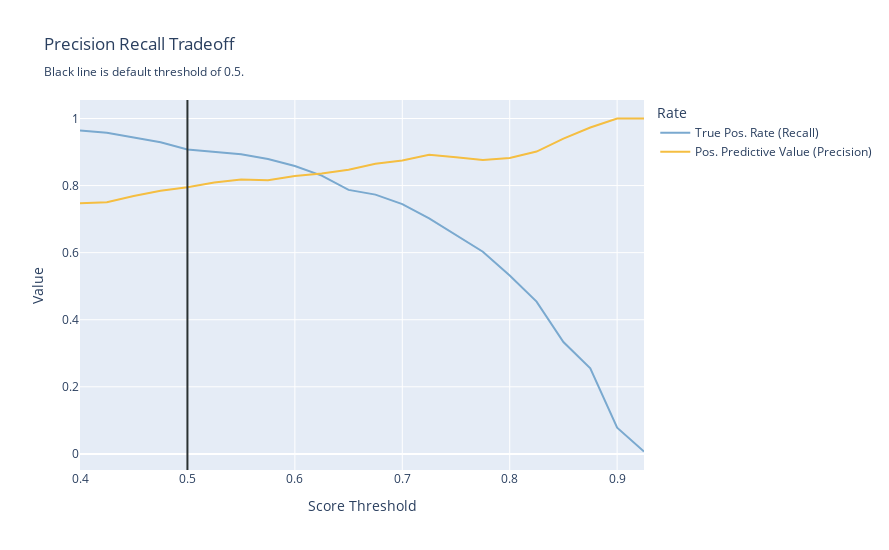

Notebook cell for this chart:
### Code cell
fig = evaluator.plot_precision_recall_tradeoff(score_threshold_range=(0.4, 0.95),
                                               return_plotly=True)
fig.show()

### Figure 1 — Plotly figure (JSON) as saved in the notebook; plotly's stock layout.template omitted (floating-point values rounded to 4 significant figures)
{"data": [{"hovertemplate": "Rate=True Pos. Rate (Recall)<br>Score Threshold=%{x}<br>Value=%{y}<extra></extra>", "legendgroup": "True Pos. Rate (Recall)", "line": {"color": "#7AA9CF", "dash": "solid"}, "marker": {"symbol": "circle"}, "mode": "lines", "name": "True Pos. Rate (Recall)", "orientation": "v", "showlegend": true, "type": "scatter", "x": [0.4, 0.425, 0.45, 0.475, 0.5, 0.525, 0.55, 0.575, 0.6, 0.625, 0.65, 0.675, 0.7, 0.725, 0.75, 0.775, 0.8, 0.825, 0.85, 0.875, 0.9, 0.925], "xaxis": "x", "y": [0.9645, 0.9574, 0.9433, 0.9291, 0.9078, 0.9007, 0.8936, 0.8794, 0.8582, 0.8298, 0.7872, 0.773, 0.7447, 0.7021, 0.6525, 0.6028, 0.5319, 0.4539, 0.3333, 0.2553, 0.07801, 0.007092], "yaxis": "y"}, {"hovertemplate": "Rate=Pos. Predictive Value (Precision)<br>Score Threshold=%{x}<br>Value=%{y}<extra></extra>", "legendgroup": "Pos. Predictive Value (Precision)", "line": {"color": "#F5BE41", "dash": "solid"}, "marker": {"symbol": "circle"}, "mode": "lines", "name": "Pos. Predictive Value (Precision)", "orientation": "v", "showlegend": true, "type": "scatter", "x": [0.4, 0.425, 0.45, 0.475, 0.5, 0.525, 0.55, 0.575, 0.6, 0.625, 0.65, 0.675, 0.7, 0.725, 0.75, 0.775, 0.8, 0.825, 0.85, 0.875, 0.9, 0.925], "xaxis": "x", "y": [0.7473, 0.75, 0.7688, 0.7844, 0.795, 0.8089, 0.8182, 0.8158, 0.8288, 0.8357, 0.8473, 0.8651, 0.875, 0.8919, 0.8846, 0.8763, 0.8824, 0.9014, 0.94, 0.973, 1, 1], "yaxis": "y"}], "layout": {"height": 550, "legend": {"title": {"text": "Rate"}, "tracegroupgap": 0}, "shapes": [{"line": {"color": "#2A3132"}, "type": "line", "x0": 0.5, "x1": 0.5, "xref": "x", "y0": 0, "y1": 1, "yref": "y domain"}], "title": {"text": "Precision Recall Tradeoff<br><sub>Black line is default threshold of 0.5.</sub>"}, "width": 889.9, "xaxis": {"anchor": "y", "domain": [0, 1], "title": {"text": "Score Threshold"}}, "yaxis": {"anchor": "x", "domain": [0, 1], "title": {"text": "Value"}}}}
